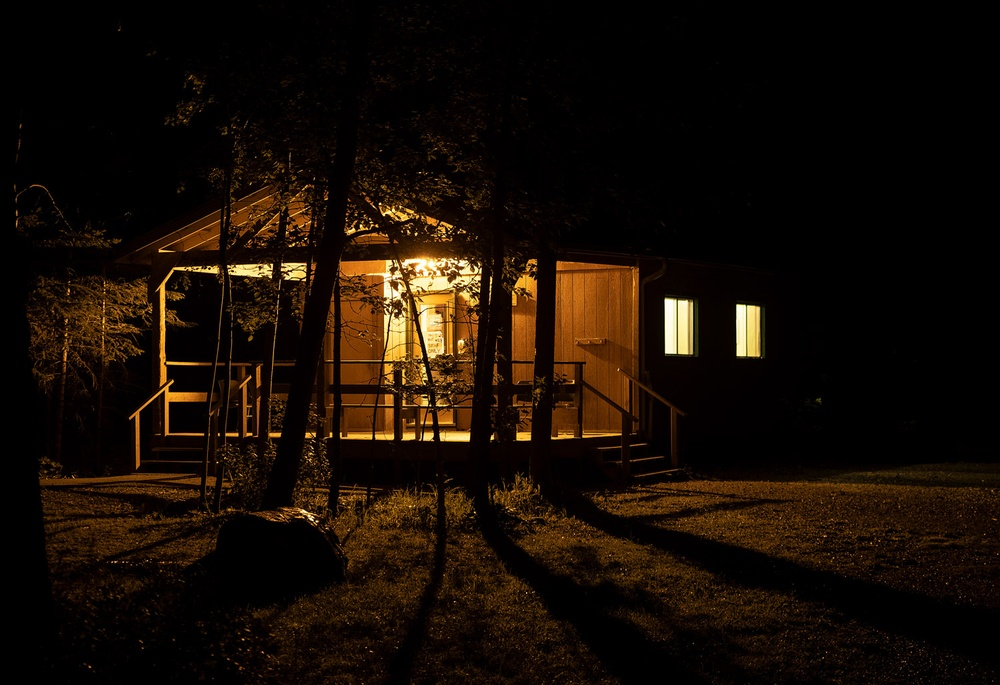
#> input picture darkimage.jpg, 1000 x 685 px, shrunk from 1500 x 1028 before the run
$ python image_enhancement.py
#> lines starting #> are read from the running program, lines starting #| are printed output that depends on the picture
from skimage import color, exposure
import numpy as np
import matplotlib.pyplot as plt
import cv2

dark_image = cv2.imread("darkimage.jpg")
#> dark_image is the input picture: shape (685, 1000, 3); mean B, G, R 5.2, 13.3, 23.4


# Original image
image = dark_image.copy()

# Convert the image to grayscale
gray_image = color.rgb2gray(image)
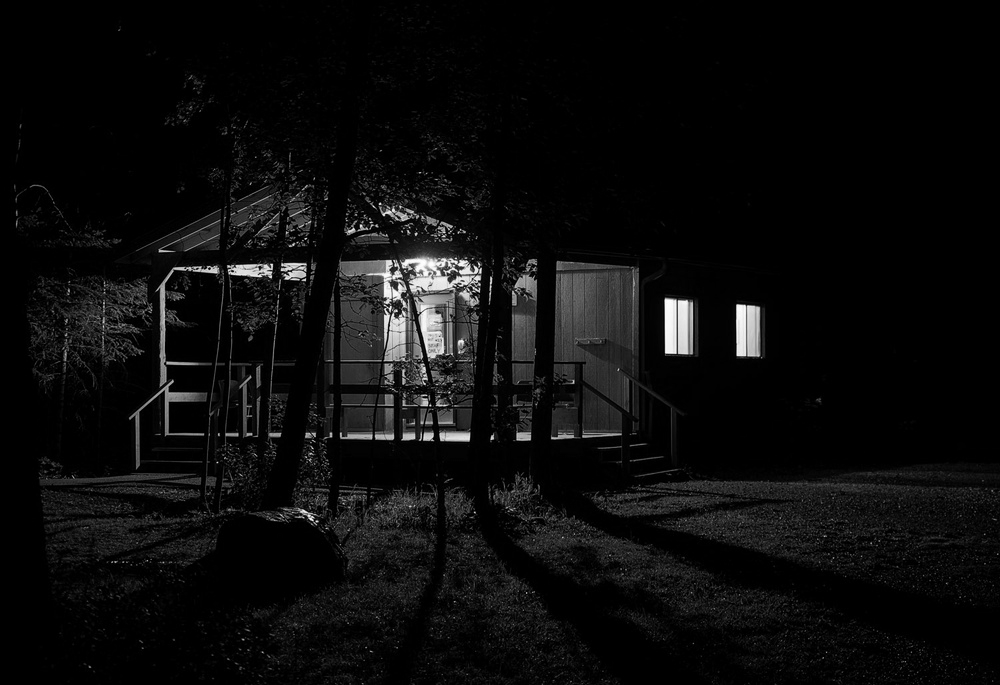
#> gray_image: shape (685, 1000) float64; min 0, max 1, mean 0.0483

# Compute the histogram and cumulative distribution function
# (CDF) of the gray image
hist, bin_centers = exposure.histogram(gray_image)
#> hist = 256 values, max 348850 at index 0, min 4 at index 255, mean 2675.8; bin_centers = 256 values from 0.00195 to 0.998
cdf = np.cumsum(hist) / np.sum(hist)
#> cdf = 256 values from 0.509 to 1

# Split the color image into separate RGB channels
red_channel = image[:, :, 0]
green_channel = image[:, :, 1]
blue_channel = image[:, :, 2]
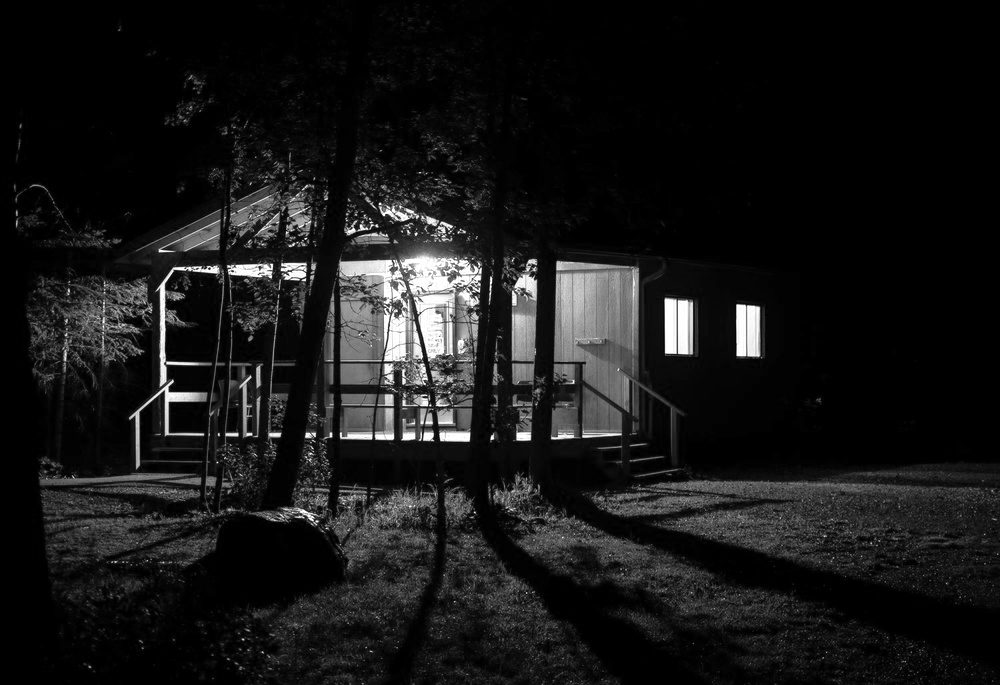
#> blue_channel: shape (685, 1000); min 0, max 255, mean 23.4

# Compute color multipliers from CDF for each channel
multipliers = 0.5 + 0.5 * np.concatenate([cdf]*3)
#> multipliers = 768 values, max 1 at index 255, min 0.755 at index 0, mean 0.976
red_mult = multipliers[0]
#> red_mult = 0.755
green_mult = multipliers[1]
#> green_mult = 0.799
blue_mult = multipliers[2]
#> blue_mult = 0.822

# Apply global histogram equalization to each channel
red_eq = exposure.equalize_hist(red_channel)
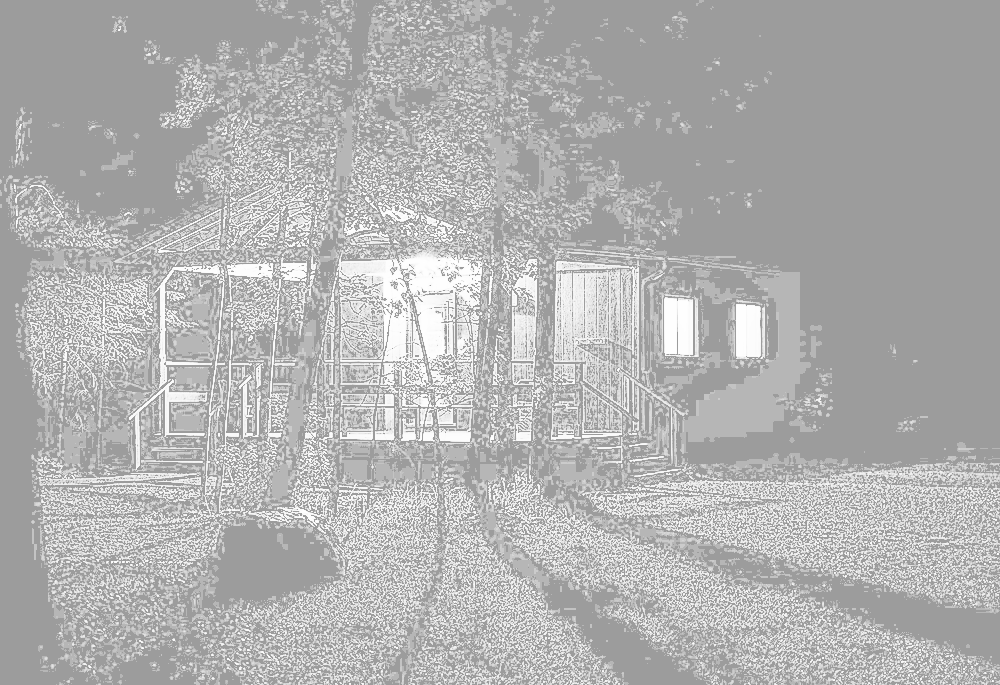
#> red_eq: shape (685, 1000) float64; min 0.615, max 1, mean 0.697
green_eq = exposure.equalize_hist(green_channel)
blue_eq = exposure.equalize_hist(blue_channel)
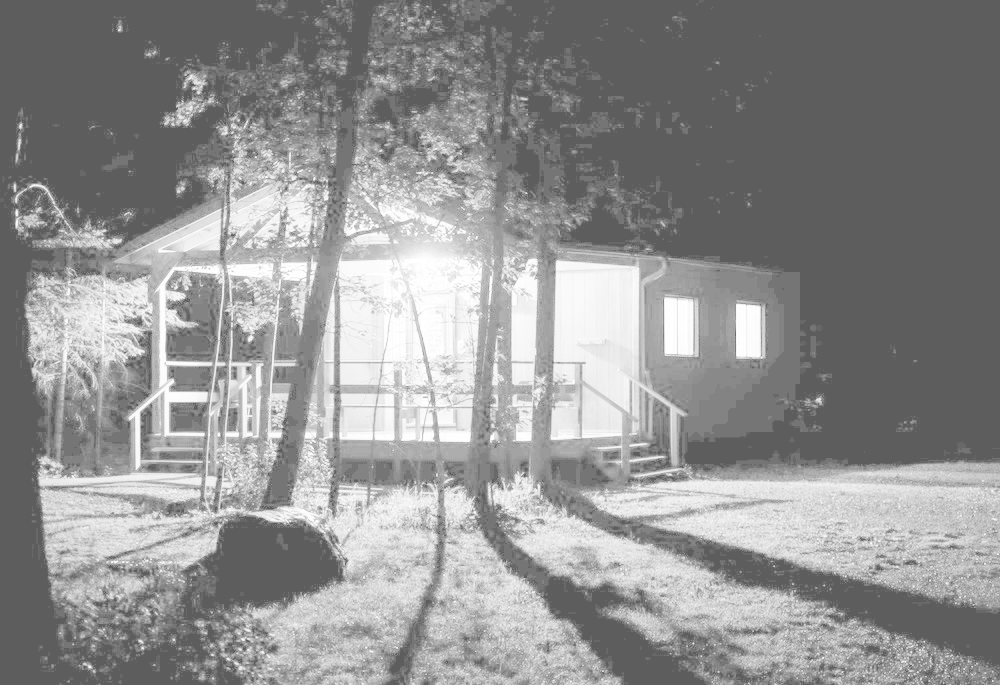
#> blue_eq: shape (685, 1000) float64; min 0.368, max 1, mean 0.573

# Adjust channels by corresponding multipliers
red_final = red_eq * red_mult
green_final = green_eq * green_mult
blue_final = blue_eq * blue_mult
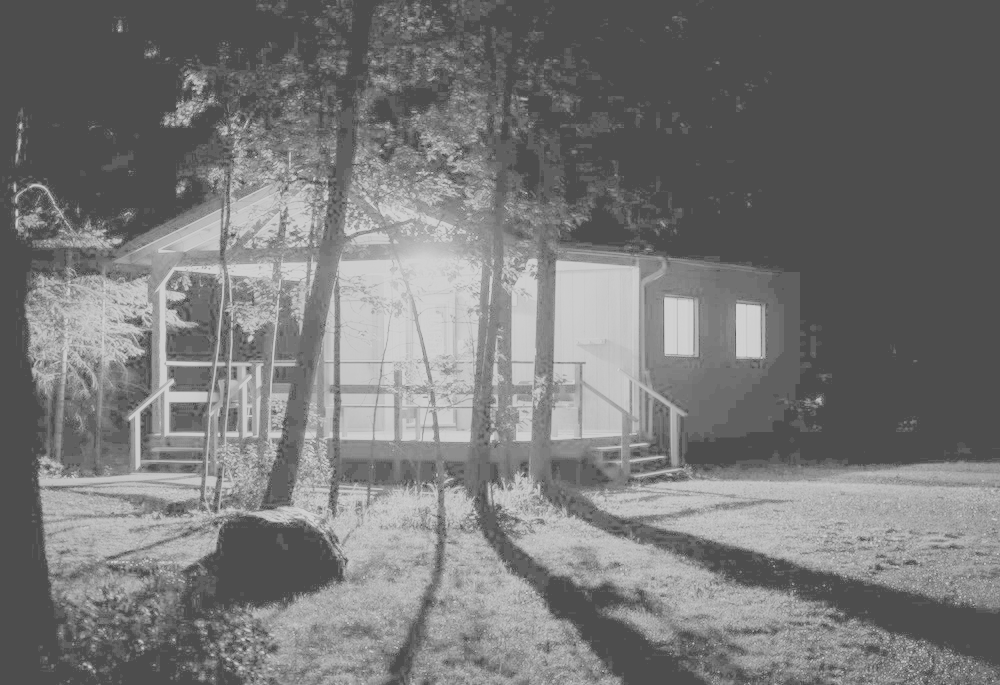
#> blue_final: shape (685, 1000) float64; min 0.302, max 0.822, mean 0.471

# Recombine the channels into a color image
adjusted_image = np.stack((red_final, green_final, blue_final), axis=-1)
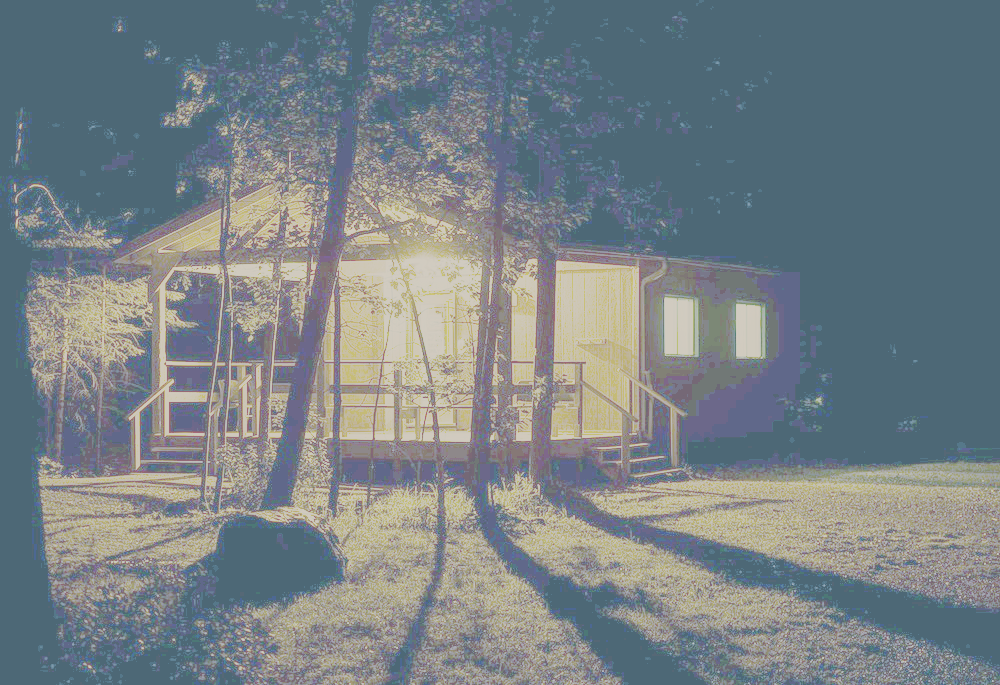
#> adjusted_image: shape (685, 1000, 3) float64; mean B, G, R 0.526, 0.509, 0.471

# Create a 4x2 subplot for original and adjusted channels and images
fig, axs = plt.subplots(4, 2, figsize=(10, 20))

channels = [
    ('Red', red_channel, red_eq),
    ('Green', green_channel, green_eq),
    ('Blue', blue_channel, blue_eq)
]

for i, (color_name, original, adjusted) in enumerate(channels):
    axs[i, 0].set_title(f'Original {color_name} Channel')
    axs[i, 0].imshow(original, cmap=f'{color_name}s')
    axs[i, 1].set_title(f'Adjusted {color_name} Channel')
    axs[i, 1].imshow(adjusted, cmap=f'{color_name}s')
#> this loop made 3 passes
#> color_name on passes 1 to 3: 'Red', 'Green', 'Blue'

# Plot the original and final combined images
axs[3, 0].set_title('Original Image')
axs[3, 0].imshow(image)
axs[3, 1].set_title('Adjusted Image')
axs[3, 1].imshow(adjusted_image)

# Show the subplots
plt.show()
#> figure, not shown here; B, G, R data is drawn as R, G, B
